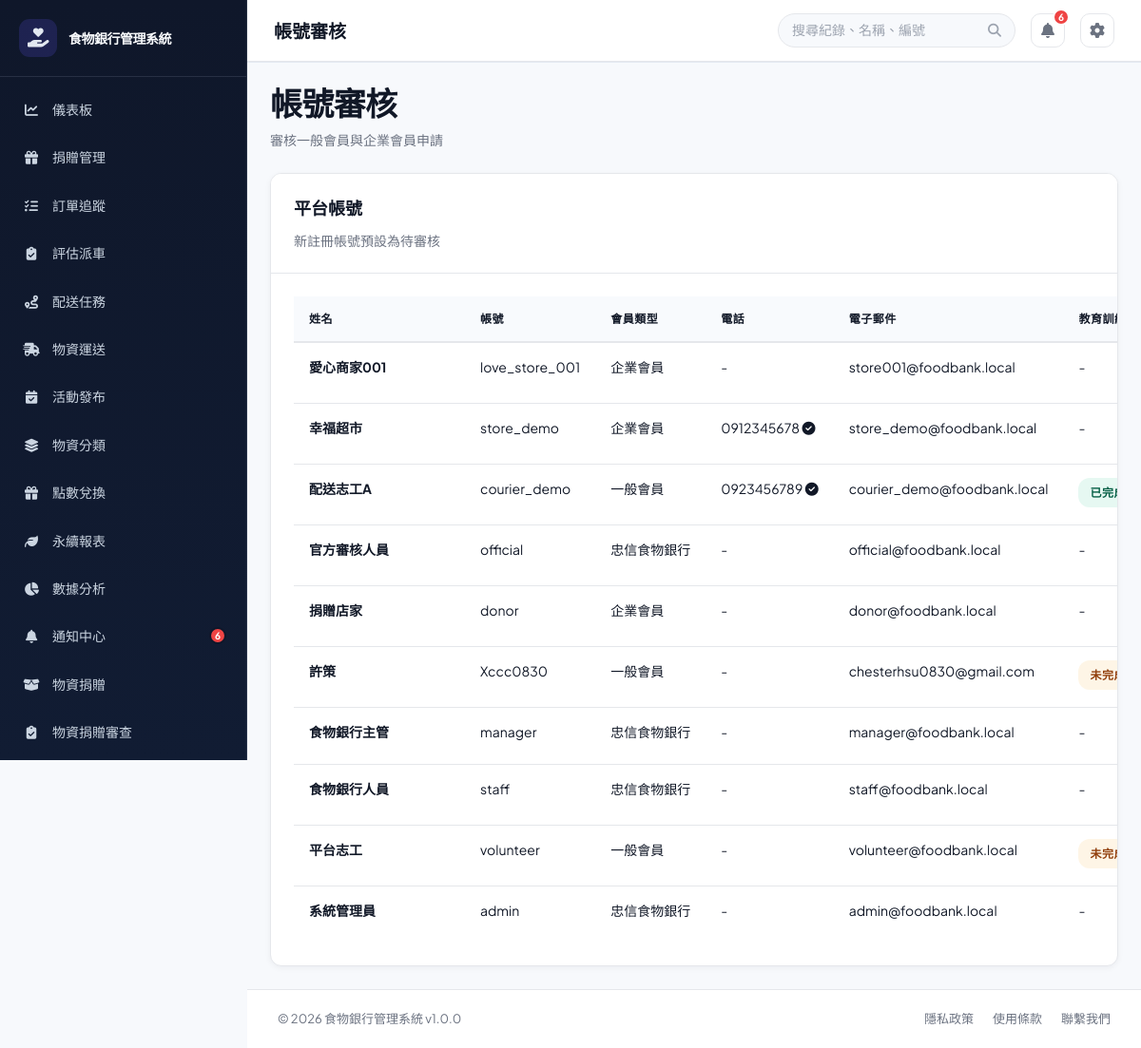
Page /?page=users (signed in) on the earlier database version.
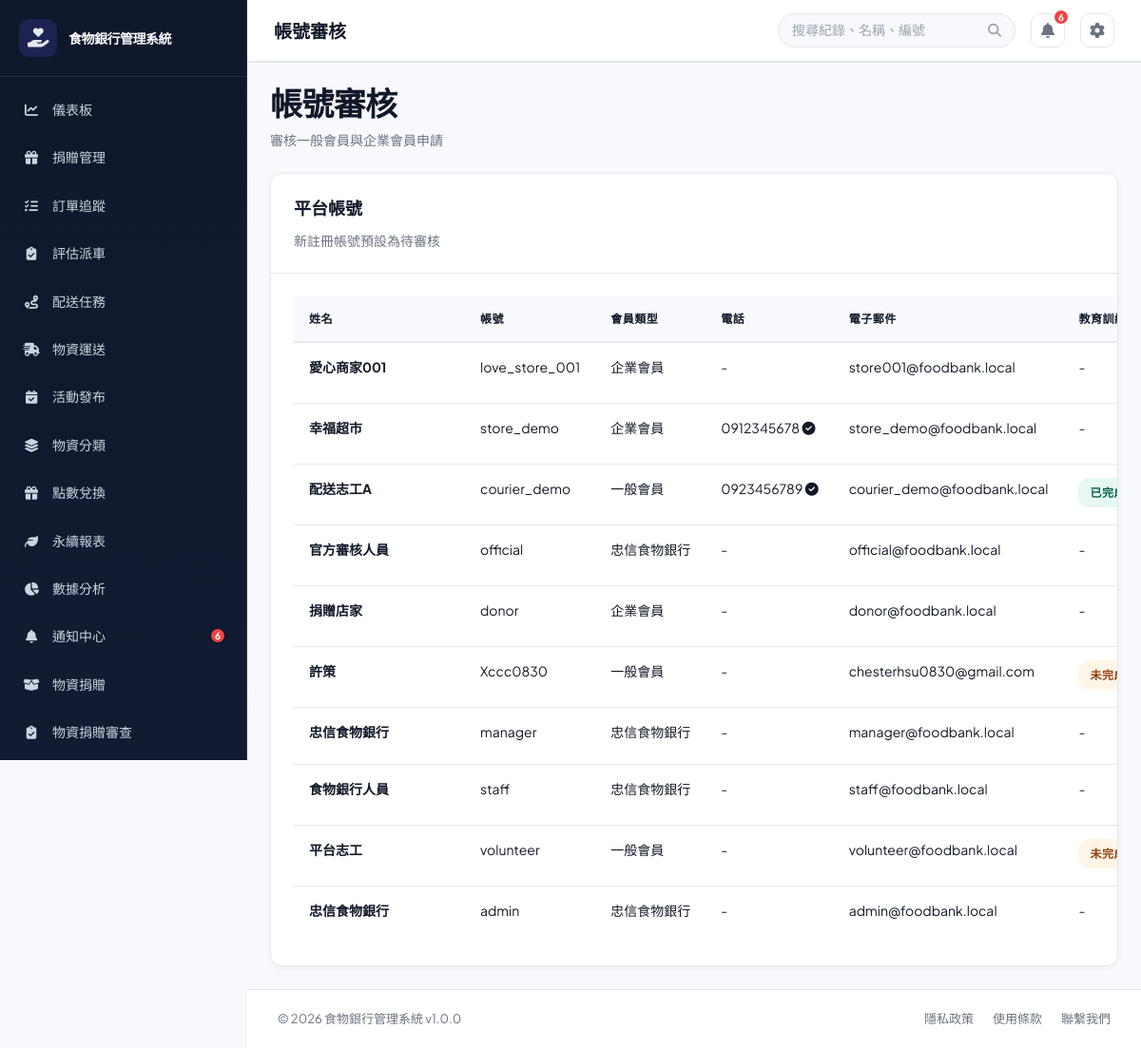
Same page on the later database version.
### tables this page shows
CREATE TABLE `users` (
  `user_id` int(11) NOT NULL,
  `username` varchar(50) NOT NULL,
  `password` varchar(255) NOT NULL,
  `email` varchar(100) NOT NULL,
  `full_name` varchar(100) NOT NULL,
  `phone` varchar(20) DEFAULT NULL,
  `role` enum('admin','foodbank_staff','member','volunteer','donor') NOT NULL DEFAULT 'foodbank_staff',
  `member_type` enum('general','enterprise') NOT NULL DEFAULT 'general',
  `department` varchar(50) DEFAULT NULL,
  `status` enum('active','inactive','suspended') DEFAULT 'active',
  `created_at` timestamp NULL DEFAULT current_timestamp(),
  `updated_at` timestamp NULL DEFAULT current_timestamp() ON UPDATE current_timestamp(),
  `created_by` int(11) DEFAULT NULL,
  `phone_verified` tinyint(1) NOT NULL DEFAULT 0,
  `is_enterprise_verified` tinyint(1) DEFAULT 0,
  `enterprise_name` varchar(150) DEFAULT NULL,
  `enterprise_verified_at` datetime DEFAULT NULL
);

### config/database.php (called while the page is built, shortened)
<?php
class Database
{
    private $connection = null;
    public function getConnection()
    {
        return $this->connection;
    }
    private function connect()
    {
        $this->connection = @new mysqli(DB_HOST, DB_USER, DB_PASS, DB_NAME, DB_PORT);
    }
}
$db = new Database();

### src/models/BaseModel.php (called while the page is built, shortened)
<?php
require_once __DIR__ . '/../../config/database.php';
abstract class BaseModel {
    public function __construct() {
        global $db;
        $this->db = $db->getConnection();
    }
}
?>

### src/models/NotificationModel.php (called while the page is built, shortened)
<?php
require_once __DIR__ . '/BaseModel.php';
class NotificationModel extends BaseModel {
    public function getUnreadCount($userId) {
        $userId = (int) $userId;
        $result = $this->db->query("SELECT COUNT(*) AS unread_count FROM notifications WHERE user_id = {$userId} AND read_at IS NULL");
        $row = $result->fetch_assoc();
        return (int) ($row['unread_count'] ?? 0);
    }
}

### src/views/users.php (the view, shortened to what this page needs)
<?php
$connection = $db->getConnection();
$isVolunteerManagement = ($page ?? '') === 'volunteer_management';
$users = [];
$result = $connection->query(
    "SELECT u.user_id, u.username, u.full_name, u.email, u.role, u.member_type, u.status, u.phone, u.phone_verified, u.created_at, vc.completed_at AS consent_completed_at
     FROM users u
     LEFT JOIN volunteer_consents vc ON vc.user_id = u.user_id
    " . ($isVolunteerManagement ? "WHERE u.role = 'volunteer' OR (u.role = 'member' AND u.member_type = 'general')" : '') . "
    ORDER BY FIELD(u.status, 'inactive', 'active', 'suspended'), u.created_at DESC"
);
if ($result) {
    while ($user = $result->fetch_assoc()) {
        $users[] = $user;
    }
}
$roleLabels = ['admin' => '忠信食物銀行', 'foodbank_staff' => '忠信食物銀行', 'volunteer' => '一般會員', 'donor' => '企業會員'];
$roleLabels['member'] = '會員';
?>
<div class="view-header"><div><h1 class="view-title"><?php echo $isVolunteerManagement ? '一般會員管理' : '帳號審核'; ?></h1><p class="view-subtitle"><?php echo $isVolunteerManagement ? '查看一般會員申請、教育訓練與帳號狀態' : '審核一般會員與企業會員申請'; ?></p></div></div>
<div class="card">
    <div class="card-header">
        <h2><?php echo $isVolunteerManagement ? '一般會員名單' : '平台帳號'; ?></h2>
        <p><?php echo $isVolunteerManagement ? '管理一般會員申請與開通狀態' : '新註冊帳號預設為待審核'; ?></p>
    </div>
    <div class="card-body users-table-body">
        <table class="data-table users-table">
            <thead><tr><th>姓名</th><th>帳號</th><th>會員類型</th><th>電話</th><th>電子郵件</th><th>教育訓練</th><th>狀態</th><th>操作</th></tr></thead>
            <tbody>
                <?php foreach ($users as $user): ?>
                    <?php
                    $memberLabel = $user['role'] === 'member'
                        ? ($user['member_type'] === 'enterprise' ? '企業會員' : '一般會員')
                        : ($roleLabels[$user['role']] ?? $user['role']);
                    $requiresConsent = $user['role'] === 'volunteer'
                        || ($user['role'] === 'member' && $user['member_type'] === 'general');
                    ?>
                    <tr>
                        <td><strong><?php echo htmlspecialchars($user['full_name']); ?></strong></td>
                        <td><?php echo htmlspecialchars($user['username']); ?></td>
                        <td><?php echo htmlspecialchars($memberLabel); ?></td>
                        <td><?php echo htmlspecialchars($user['phone'] ?? '-'); ?> <?php echo $user['phone_verified'] ? '<i class="fas fa-circle-check" title="已驗證"></i>' : ''; ?></td>
                        <td><?php echo htmlspecialchars($user['email']); ?></td>
                        <td><?php if ($requiresConsent): ?><?php echo $user['consent_completed_at'] ? '<span class="status status-active">已完成</span>' : '<span class="status status-pending">未完成</span>'; ?><?php else: ?>-<?php endif; ?></td>
                    </tr>
                <?php endforeach; ?>
            </tbody>
        </table>
    </div>
</div>

### public/index.php (shortened to what this page needs)
<?php
require_once BASE_PATH . '/config/database.php';
$connection = $db->getConnection();
$connection->query("UPDATE users SET member_type = CASE WHEN role = 'donor' THEN 'enterprise' ELSE 'general' END WHERE role IN ('donor', 'volunteer')");
$connection->query("UPDATE users SET enterprise_name = COALESCE(NULLIF(enterprise_name, ''), full_name) WHERE role = 'donor'");
$connection->query("UPDATE users SET role = 'member' WHERE role IN ('volunteer', 'donor')");
$connection->query(
    "UPDATE users SET role = 'admin', full_name = '忠信食物銀行' WHERE username IN ('admin', 'manager')"
);
$demoPasswordHashes = [
    'manager' => '866485796cfa8d7c0cf7111640205b83076433547577511d81f8030ae99ecea5',
    'staff' => '10176e7b7b24d317acfcf8d2064cfd2f24e154f7b5a96603077d5ef813d6a6b6',
];
foreach ($demoPasswordHashes as $demoUsername => $demoPasswordHash) {
    $demoUsernameEscaped = $connection->real_escape_string($demoUsername);
    $connection->query(
        "UPDATE users SET password = '{$demoPasswordHash}' WHERE username = '{$demoUsernameEscaped}' AND CHAR_LENGTH(password) <> 60 AND CHAR_LENGTH(password) <> 64"
    );
}
$connection->query(
    "UPDATE users SET full_name = CASE username
        WHEN 'official' THEN '食物銀行官方人員'
        WHEN 'manager' THEN '忠信食物銀行'
        WHEN 'staff' THEN '食物銀行官方人員'
        WHEN 'volunteer' THEN '平台志工／外送員'
        WHEN 'donor' THEN '捐贈剩食店家'
        ELSE full_name
    END
    WHERE username IN ('official', 'manager', 'staff', 'volunteer', 'donor')
      AND (full_name LIKE '%?%' OR full_name = '')"
);
if (!empty($_SESSION['user']['username'])) {
    $sessionUsername = $connection->real_escape_string($_SESSION['user']['username']);
    $sessionUserResult = $connection->query("SELECT user_id, username, full_name, role, member_type, enterprise_name, status, email, phone, phone_verified FROM users WHERE username = '{$sessionUsername}' LIMIT 1");
}
$currentUser = $_SESSION['user'];
require_once BASE_PATH . '/src/models/NotificationModel.php';
$notificationModel = new NotificationModel();
$unreadNotificationCount = 0;
if (isset($currentUser['user_id'])) {
    $unreadNotificationCount = (int) $notificationModel->getUnreadCount((int) $currentUser['user_id']);
}
$role = $currentUser['role'];
$page = isset($_GET['page']) ? trim($_GET['page']) : 'dashboard';
$page = basename($page);
$menu_items = [
    'dashboard' => ['label' => '儀表板', 'icon' => 'fa-solid fa-chart-line'],
    'donations' => ['label' => '捐贈管理', 'icon' => 'fa-solid fa-gift'],
    'order_tracking' => ['label' => '訂單追蹤', 'icon' => 'fa-solid fa-list-check'],
    'donations_evaluation' => ['label' => '評估派車', 'icon' => 'fa-solid fa-clipboard-check'],
    'deliveries' => ['label' => '配送任務', 'icon' => 'fa-solid fa-route'],
    'material_transport' => ['label' => '物資運送', 'icon' => 'fa-solid fa-truck-fast'],
    'activities' => ['label' => $role === 'member' ? '活動報名' : '活動發布', 'icon' => 'fa-solid fa-calendar-check'],
    'item_categories' => ['label' => '物資分類', 'icon' => 'fa-solid fa-layer-group'],
    'rewards' => ['label' => '點數兌換', 'icon' => 'fa-solid fa-gift'],
    'carbon_report' => ['label' => '永續報表', 'icon' => 'fa-solid fa-leaf'],
    'reports' => ['label' => '數據分析', 'icon' => 'fa-solid fa-chart-pie'],
    'notifications' => ['label' => '通知中心', 'icon' => 'fa-solid fa-bell'],
    'donation_materials' => ['label' => '物資捐贈', 'icon' => 'fa-solid fa-box-open'],
    'donation_materials_review' => ['label' => '物資捐贈審查', 'icon' => 'fa-solid fa-clipboard-check'],
    'settings' => ['label' => '設置', 'icon' => 'fa-solid fa-gear'],
    'users' => ['label' => '帳號審核', 'icon' => 'fa-solid fa-user-check'],
    'volunteer_management' => ['label' => '一般會員管理', 'icon' => 'fa-solid fa-people-group'],
];
?>
<!DOCTYPE html>
<html lang="zh-TW">
<head>
    <link href="https://cdnjs.cloudflare.com/ajax/libs/font-awesome/6.4.0/css/all.min.css" rel="stylesheet">
    <link rel="stylesheet" href="assets/css/style.css?v=<?php echo filemtime(__DIR__ . '/assets/css/style.css'); ?>">
</head>
<body>
    <div class="app-wrapper">
        <aside class="sidebar">
            <div class="sidebar-header">
                <div class="logo">
                    <span class="logo-icon"><i class="fa-solid fa-hand-holding-heart"></i></span>
                    <span class="logo-text"><?php echo APP_NAME; ?></span>
                </div>
            </div>
            <nav class="sidebar-nav">
                <?php foreach ($menu_items as $key => $item):
                    $is_active = ($page === $key) ? 'active' : '';
                    $icon = $item['icon'];
                    $label = ($key === 'reports' && $role === 'member') ? '榮譽榜' : $item['label'];
                    ?>
                    <a href="?page=<?php echo $key; ?>" class="nav-item <?php echo $is_active; ?>" title="<?php echo $label; ?>">
                        <span class="nav-icon"><i class="<?php echo $icon; ?>"></i></span>
                        <span class="nav-label"><?php echo $label; ?></span>
                        <?php if ($key === 'notifications' && $unreadNotificationCount > 0): ?>
                            <span class="notification-badge sidebar-notification-badge"><?php echo (int) $unreadNotificationCount; ?></span>
                        <?php endif; ?>
                    </a>
                <?php endforeach; ?>
            </nav>
        </aside>
        <div class="main-container">
            <header class="topbar">
                <div class="topbar-left">
                    <div class="breadcrumb">
                        <span class="page-title" id="pageTitle">
                            <?php echo $menu_items[$page]['label'] ?? '頁面'; ?>
                        </span>
                    </div>
                </div>
                <div class="topbar-right">
                    <div class="search-box">
                        <input type="text" placeholder="搜尋紀錄、名稱、編號" class="search-input">
                        <i class="fas fa-search"></i>
                    </div>
                    <a href="?page=notifications" class="icon-btn" title="通知" aria-label="查看通知中心">
                        <i class="fas fa-bell"></i>
                        <?php if ($unreadNotificationCount > 0): ?>
                            <span class="notification-badge"><?php echo (int) $unreadNotificationCount; ?></span>
                        <?php endif; ?>
                    </a>
                    <a href="?page=settings" class="icon-btn" title="設置" aria-label="前往設置">
                        <i class="fas fa-cog"></i>
                    </a>
                </div>
            </header>
            <main class="page-content">
                <div class="content-shell">
                    <?php
                    $view_file = BASE_PATH . '/src/views/' . $page . '.php';
                    if (file_exists($view_file)) {
                        include $view_file;
                    }
                    ?>
                </div>
            </main>
        </div>
    </div>
    <footer class="app-footer">
        <div class="footer-content">
            <p>&copy; 2026 <?php echo APP_NAME; ?> v<?php echo APP_VERSION; ?></p>
            <div class="footer-links">
                <a href="#">隱私政策</a>
                <a href="#">使用條款</a>
                <a href="#">聯繫我們</a>
            </div>
        </div>
    </footer>
</body>
</html>

Differences in the rows shown:
changed users "admin": full_name "系統管理員" → "忠信食物銀行"
changed users "manager": full_name "食物銀行主管" → "忠信食物銀行"
